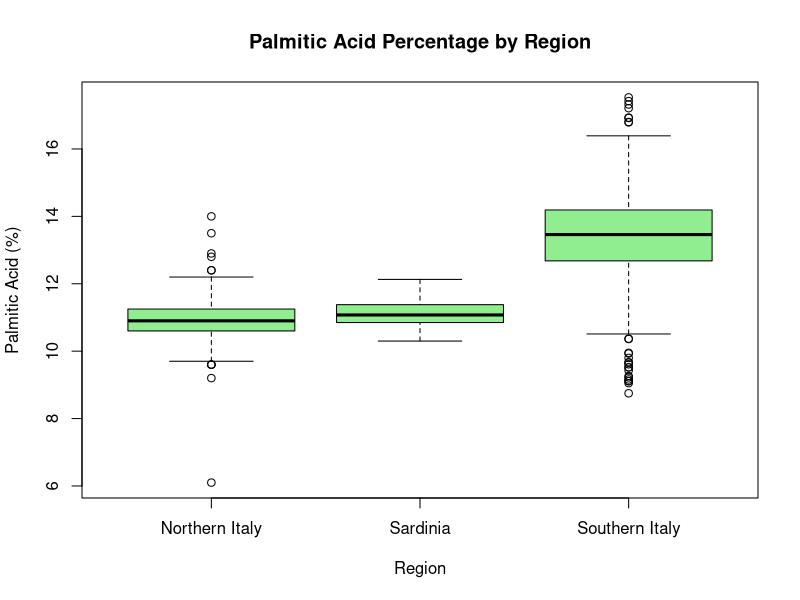

The R script that drew this image:
library(dslabs)
data(olive)

boxplot(palmitic ~ region, data = olive,
        xlab = "Region",
        ylab = "Palmitic Acid (%)",
        main = "Palmitic Acid Percentage by Region",
        col = "lightgreen")
